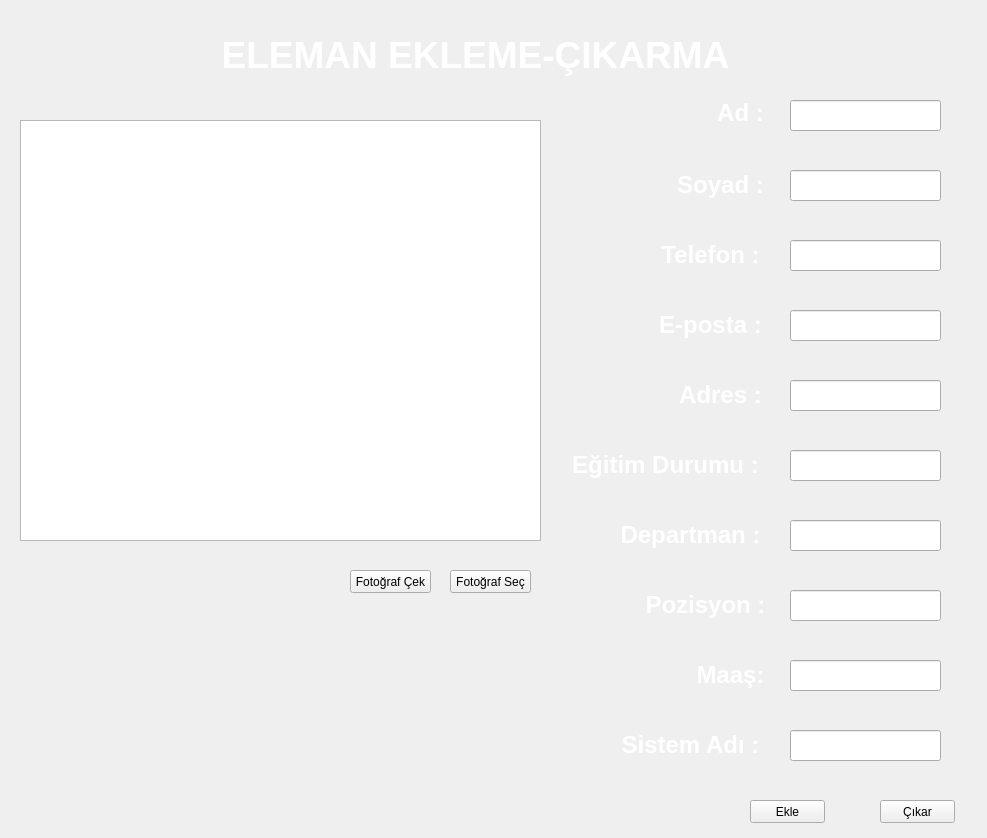
<?xml version="1.0" encoding="UTF-8"?>
<ui version="4.0">
 <class>Form</class>
 <widget class="QWidget" name="Form">
  <property name="geometry">
   <rect>
    <x>0</x>
    <y>0</y>
    <width>987</width>
    <height>838</height>
   </rect>
  </property>
  <property name="windowTitle">
   <string>Form</string>
  </property>
  <widget class="QLabel" name="label">
   <property name="geometry">
    <rect>
     <x>-30</x>
     <y>-50</y>
     <width>1031</width>
     <height>941</height>
    </rect>
   </property>
   <property name="text">
    <string/>
   </property>
   <property name="pixmap">
    <pixmap>Adsız.png</pixmap>
   </property>
   <property name="scaledContents">
    <bool>true</bool>
   </property>
  </widget>
  <widget class="QLabel" name="label_3">
   <property name="geometry">
    <rect>
     <x>160</x>
     <y>20</y>
     <width>631</width>
     <height>71</height>
    </rect>
   </property>
   <property name="text">
    <string>&lt;html&gt;&lt;head/&gt;&lt;body&gt;&lt;p align=&quot;center&quot;&gt;&lt;span style=&quot; font-size:28pt; font-weight:600; color:#ffffff;&quot;&gt;ELEMAN EKLEME-ÇIKARMA&lt;/span&gt;&lt;/p&gt;&lt;/body&gt;&lt;/html&gt;</string>
   </property>
  </widget>
  <widget class="QGraphicsView" name="goruntu">
   <property name="geometry">
    <rect>
     <x>20</x>
     <y>120</y>
     <width>521</width>
     <height>421</height>
    </rect>
   </property>
  </widget>
  <widget class="QPushButton" name="fotografcek">
   <property name="geometry">
    <rect>
     <x>350</x>
     <y>570</y>
     <width>81</width>
     <height>23</height>
    </rect>
   </property>
   <property name="text">
    <string>Fotoğraf Çek</string>
   </property>
  </widget>
  <widget class="QLineEdit" name="ad">
   <property name="geometry">
    <rect>
     <x>790</x>
     <y>100</y>
     <width>151</width>
     <height>31</height>
    </rect>
   </property>
  </widget>
  <widget class="QLineEdit" name="soyad">
   <property name="geometry">
    <rect>
     <x>790</x>
     <y>170</y>
     <width>151</width>
     <height>31</height>
    </rect>
   </property>
  </widget>
  <widget class="QLabel" name="label_2">
   <property name="geometry">
    <rect>
     <x>710</x>
     <y>80</y>
     <width>61</width>
     <height>67</height>
    </rect>
   </property>
   <property name="text">
    <string>&lt;html&gt;&lt;head/&gt;&lt;body&gt;&lt;p align=&quot;center&quot;&gt;&lt;span style=&quot; font-size:18pt; font-weight:600; color:#ffffff;&quot;&gt;Ad :&lt;/span&gt;&lt;/p&gt;&lt;/body&gt;&lt;/html&gt;</string>
   </property>
  </widget>
  <widget class="QLabel" name="label_6">
   <property name="geometry">
    <rect>
     <x>640</x>
     <y>590</y>
     <width>131</width>
     <height>31</height>
    </rect>
   </property>
   <property name="text">
    <string>&lt;html&gt;&lt;head/&gt;&lt;body&gt;&lt;p align=&quot;center&quot;&gt;&lt;span style=&quot; font-size:18pt; font-weight:600; color:#ffffff;&quot;&gt;Pozisyon :&lt;/span&gt;&lt;/p&gt;&lt;/body&gt;&lt;/html&gt;</string>
   </property>
  </widget>
  <widget class="QLabel" name="label_7">
   <property name="geometry">
    <rect>
     <x>690</x>
     <y>650</y>
     <width>81</width>
     <height>51</height>
    </rect>
   </property>
   <property name="text">
    <string>&lt;html&gt;&lt;head/&gt;&lt;body&gt;&lt;p align=&quot;center&quot;&gt;&lt;span style=&quot; font-size:18pt; font-weight:600; color:#ffffff;&quot;&gt;Maaş:&lt;/span&gt;&lt;/p&gt;&lt;/body&gt;&lt;/html&gt;</string>
   </property>
  </widget>
  <widget class="QLabel" name="label_4">
   <property name="geometry">
    <rect>
     <x>670</x>
     <y>150</y>
     <width>101</width>
     <height>71</height>
    </rect>
   </property>
   <property name="text">
    <string>&lt;html&gt;&lt;head/&gt;&lt;body&gt;&lt;p align=&quot;center&quot;&gt;&lt;span style=&quot; font-size:18pt; font-weight:600; color:#ffffff;&quot;&gt;Soyad :&lt;/span&gt;&lt;/p&gt;&lt;/body&gt;&lt;/html&gt;</string>
   </property>
  </widget>
  <widget class="QLabel" name="label_11">
   <property name="geometry">
    <rect>
     <x>600</x>
     <y>510</y>
     <width>181</width>
     <height>51</height>
    </rect>
   </property>
   <property name="text">
    <string>&lt;html&gt;&lt;head/&gt;&lt;body&gt;&lt;p align=&quot;center&quot;&gt;&lt;span style=&quot; font-size:18pt; font-weight:600; color:#ffffff;&quot;&gt;Departman :&lt;/span&gt;&lt;/p&gt;&lt;/body&gt;&lt;/html&gt;</string>
   </property>
  </widget>
  <widget class="QLineEdit" name="departman">
   <property name="geometry">
    <rect>
     <x>790</x>
     <y>520</y>
     <width>151</width>
     <height>31</height>
    </rect>
   </property>
  </widget>
  <widget class="QLineEdit" name="maas">
   <property name="geometry">
    <rect>
     <x>790</x>
     <y>660</y>
     <width>151</width>
     <height>31</height>
    </rect>
   </property>
  </widget>
  <widget class="QLineEdit" name="pozisyon">
   <property name="geometry">
    <rect>
     <x>790</x>
     <y>590</y>
     <width>151</width>
     <height>31</height>
    </rect>
   </property>
  </widget>
  <widget class="QPushButton" name="ekle">
   <property name="geometry">
    <rect>
     <x>750</x>
     <y>800</y>
     <width>75</width>
     <height>23</height>
    </rect>
   </property>
   <property name="text">
    <string>Ekle</string>
   </property>
  </widget>
  <widget class="QLineEdit" name="ad_2">
   <property name="geometry">
    <rect>
     <x>1280</x>
     <y>830</y>
     <width>151</width>
     <height>31</height>
    </rect>
   </property>
  </widget>
  <widget class="QLineEdit" name="soyad_2">
   <property name="geometry">
    <rect>
     <x>1280</x>
     <y>900</y>
     <width>151</width>
     <height>31</height>
    </rect>
   </property>
  </widget>
  <widget class="QLineEdit" name="geciktigisure_2">
   <property name="geometry">
    <rect>
     <x>1280</x>
     <y>1410</y>
     <width>151</width>
     <height>31</height>
    </rect>
   </property>
  </widget>
  <widget class="QLabel" name="label_12">
   <property name="geometry">
    <rect>
     <x>1000</x>
     <y>1400</y>
     <width>311</width>
     <height>51</height>
    </rect>
   </property>
   <property name="text">
    <string>&lt;html&gt;&lt;head/&gt;&lt;body&gt;&lt;p align=&quot;center&quot;&gt;&lt;span style=&quot; font-size:18pt; font-weight:600; color:#ffffff;&quot;&gt;Geciktiği Süre :&lt;/span&gt;&lt;/p&gt;&lt;/body&gt;&lt;/html&gt;</string>
   </property>
  </widget>
  <widget class="QLabel" name="label_13">
   <property name="geometry">
    <rect>
     <x>1060</x>
     <y>810</y>
     <width>337</width>
     <height>67</height>
    </rect>
   </property>
   <property name="text">
    <string>&lt;html&gt;&lt;head/&gt;&lt;body&gt;&lt;p align=&quot;center&quot;&gt;&lt;span style=&quot; font-size:18pt; font-weight:600; color:#ffffff;&quot;&gt;Ad :&lt;/span&gt;&lt;/p&gt;&lt;/body&gt;&lt;/html&gt;</string>
   </property>
  </widget>
  <widget class="QLabel" name="label_14">
   <property name="geometry">
    <rect>
     <x>1020</x>
     <y>1040</y>
     <width>337</width>
     <height>31</height>
    </rect>
   </property>
   <property name="text">
    <string>&lt;html&gt;&lt;head/&gt;&lt;body&gt;&lt;p align=&quot;center&quot;&gt;&lt;span style=&quot; font-size:18pt; font-weight:600; color:#ffffff;&quot;&gt;Pozisyon :&lt;/span&gt;&lt;/p&gt;&lt;/body&gt;&lt;/html&gt;</string>
   </property>
  </widget>
  <widget class="QLabel" name="label_15">
   <property name="geometry">
    <rect>
     <x>1010</x>
     <y>1100</y>
     <width>337</width>
     <height>51</height>
    </rect>
   </property>
   <property name="text">
    <string>&lt;html&gt;&lt;head/&gt;&lt;body&gt;&lt;p align=&quot;center&quot;&gt;&lt;span style=&quot; font-size:18pt; font-weight:600; color:#ffffff;&quot;&gt;Giriş Saati :&lt;/span&gt;&lt;/p&gt;&lt;/body&gt;&lt;/html&gt;</string>
   </property>
  </widget>
  <widget class="QLabel" name="label_16">
   <property name="geometry">
    <rect>
     <x>950</x>
     <y>1240</y>
     <width>337</width>
     <height>51</height>
    </rect>
   </property>
   <property name="text">
    <string>&lt;html&gt;&lt;head/&gt;&lt;body&gt;&lt;p align=&quot;center&quot;&gt;&lt;span style=&quot; font-size:18pt; font-weight:600; color:#ffffff;&quot;&gt;Kullandığı İzin Günü :&lt;/span&gt;&lt;/p&gt;&lt;/body&gt;&lt;/html&gt;</string>
   </property>
  </widget>
  <widget class="QLineEdit" name="cikissaati_2">
   <property name="geometry">
    <rect>
     <x>1280</x>
     <y>1180</y>
     <width>151</width>
     <height>31</height>
    </rect>
   </property>
  </widget>
  <widget class="QLabel" name="label_17">
   <property name="geometry">
    <rect>
     <x>1040</x>
     <y>880</y>
     <width>337</width>
     <height>71</height>
    </rect>
   </property>
   <property name="text">
    <string>&lt;html&gt;&lt;head/&gt;&lt;body&gt;&lt;p align=&quot;center&quot;&gt;&lt;span style=&quot; font-size:18pt; font-weight:600; color:#ffffff;&quot;&gt;Soyad :&lt;/span&gt;&lt;/p&gt;&lt;/body&gt;&lt;/html&gt;</string>
   </property>
  </widget>
  <widget class="QLabel" name="label_18">
   <property name="geometry">
    <rect>
     <x>1010</x>
     <y>960</y>
     <width>337</width>
     <height>51</height>
    </rect>
   </property>
   <property name="text">
    <string>&lt;html&gt;&lt;head/&gt;&lt;body&gt;&lt;p align=&quot;center&quot;&gt;&lt;span style=&quot; font-size:18pt; font-weight:600; color:#ffffff;&quot;&gt;Departman :&lt;/span&gt;&lt;/p&gt;&lt;/body&gt;&lt;/html&gt;</string>
   </property>
  </widget>
  <widget class="QLineEdit" name="departman_2">
   <property name="geometry">
    <rect>
     <x>1280</x>
     <y>970</y>
     <width>151</width>
     <height>31</height>
    </rect>
   </property>
  </widget>
  <widget class="QLabel" name="label_19">
   <property name="geometry">
    <rect>
     <x>910</x>
     <y>1320</y>
     <width>337</width>
     <height>51</height>
    </rect>
   </property>
   <property name="text">
    <string>&lt;html&gt;&lt;head/&gt;&lt;body&gt;&lt;p align=&quot;center&quot;&gt;&lt;span style=&quot; font-size:18pt; font-weight:600; color:#ffffff;&quot;&gt;Performans Değerlendirme :&lt;/span&gt;&lt;/p&gt;&lt;/body&gt;&lt;/html&gt;</string>
   </property>
  </widget>
  <widget class="QLineEdit" name="izingunu_2">
   <property name="geometry">
    <rect>
     <x>1280</x>
     <y>1250</y>
     <width>151</width>
     <height>31</height>
    </rect>
   </property>
  </widget>
  <widget class="QLineEdit" name="girissaati_2">
   <property name="geometry">
    <rect>
     <x>1280</x>
     <y>1110</y>
     <width>151</width>
     <height>31</height>
    </rect>
   </property>
  </widget>
  <widget class="QLabel" name="label_20">
   <property name="geometry">
    <rect>
     <x>1010</x>
     <y>1170</y>
     <width>337</width>
     <height>51</height>
    </rect>
   </property>
   <property name="text">
    <string>&lt;html&gt;&lt;head/&gt;&lt;body&gt;&lt;p align=&quot;center&quot;&gt;&lt;span style=&quot; font-size:18pt; font-weight:600; color:#ffffff;&quot;&gt;Çıkış Saati :&lt;/span&gt;&lt;/p&gt;&lt;/body&gt;&lt;/html&gt;</string>
   </property>
  </widget>
  <widget class="QLineEdit" name="pozisyon_2">
   <property name="geometry">
    <rect>
     <x>1280</x>
     <y>1040</y>
     <width>151</width>
     <height>31</height>
    </rect>
   </property>
  </widget>
  <widget class="QLineEdit" name="degerlendirme_2">
   <property name="geometry">
    <rect>
     <x>1280</x>
     <y>1330</y>
     <width>151</width>
     <height>31</height>
    </rect>
   </property>
  </widget>
  <widget class="QLineEdit" name="ad_3">
   <property name="geometry">
    <rect>
     <x>1290</x>
     <y>810</y>
     <width>151</width>
     <height>31</height>
    </rect>
   </property>
  </widget>
  <widget class="QLineEdit" name="soyad_3">
   <property name="geometry">
    <rect>
     <x>1290</x>
     <y>880</y>
     <width>151</width>
     <height>31</height>
    </rect>
   </property>
  </widget>
  <widget class="QLineEdit" name="geciktigisure_3">
   <property name="geometry">
    <rect>
     <x>1290</x>
     <y>1390</y>
     <width>151</width>
     <height>31</height>
    </rect>
   </property>
  </widget>
  <widget class="QLabel" name="label_21">
   <property name="geometry">
    <rect>
     <x>1010</x>
     <y>1380</y>
     <width>311</width>
     <height>51</height>
    </rect>
   </property>
   <property name="text">
    <string>&lt;html&gt;&lt;head/&gt;&lt;body&gt;&lt;p align=&quot;center&quot;&gt;&lt;span style=&quot; font-size:18pt; font-weight:600; color:#ffffff;&quot;&gt;Geciktiği Süre :&lt;/span&gt;&lt;/p&gt;&lt;/body&gt;&lt;/html&gt;</string>
   </property>
  </widget>
  <widget class="QLabel" name="label_22">
   <property name="geometry">
    <rect>
     <x>1070</x>
     <y>790</y>
     <width>337</width>
     <height>67</height>
    </rect>
   </property>
   <property name="text">
    <string>&lt;html&gt;&lt;head/&gt;&lt;body&gt;&lt;p align=&quot;center&quot;&gt;&lt;span style=&quot; font-size:18pt; font-weight:600; color:#ffffff;&quot;&gt;Ad :&lt;/span&gt;&lt;/p&gt;&lt;/body&gt;&lt;/html&gt;</string>
   </property>
  </widget>
  <widget class="QLabel" name="label_23">
   <property name="geometry">
    <rect>
     <x>1030</x>
     <y>1020</y>
     <width>337</width>
     <height>31</height>
    </rect>
   </property>
   <property name="text">
    <string>&lt;html&gt;&lt;head/&gt;&lt;body&gt;&lt;p align=&quot;center&quot;&gt;&lt;span style=&quot; font-size:18pt; font-weight:600; color:#ffffff;&quot;&gt;Pozisyon :&lt;/span&gt;&lt;/p&gt;&lt;/body&gt;&lt;/html&gt;</string>
   </property>
  </widget>
  <widget class="QLabel" name="label_24">
   <property name="geometry">
    <rect>
     <x>1020</x>
     <y>1080</y>
     <width>337</width>
     <height>51</height>
    </rect>
   </property>
   <property name="text">
    <string>&lt;html&gt;&lt;head/&gt;&lt;body&gt;&lt;p align=&quot;center&quot;&gt;&lt;span style=&quot; font-size:18pt; font-weight:600; color:#ffffff;&quot;&gt;Giriş Saati :&lt;/span&gt;&lt;/p&gt;&lt;/body&gt;&lt;/html&gt;</string>
   </property>
  </widget>
  <widget class="QLabel" name="label_25">
   <property name="geometry">
    <rect>
     <x>960</x>
     <y>1220</y>
     <width>337</width>
     <height>51</height>
    </rect>
   </property>
   <property name="text">
    <string>&lt;html&gt;&lt;head/&gt;&lt;body&gt;&lt;p align=&quot;center&quot;&gt;&lt;span style=&quot; font-size:18pt; font-weight:600; color:#ffffff;&quot;&gt;Kullandığı İzin Günü :&lt;/span&gt;&lt;/p&gt;&lt;/body&gt;&lt;/html&gt;</string>
   </property>
  </widget>
  <widget class="QLineEdit" name="cikissaati_3">
   <property name="geometry">
    <rect>
     <x>1290</x>
     <y>1160</y>
     <width>151</width>
     <height>31</height>
    </rect>
   </property>
  </widget>
  <widget class="QLabel" name="label_26">
   <property name="geometry">
    <rect>
     <x>1050</x>
     <y>860</y>
     <width>337</width>
     <height>71</height>
    </rect>
   </property>
   <property name="text">
    <string>&lt;html&gt;&lt;head/&gt;&lt;body&gt;&lt;p align=&quot;center&quot;&gt;&lt;span style=&quot; font-size:18pt; font-weight:600; color:#ffffff;&quot;&gt;Soyad :&lt;/span&gt;&lt;/p&gt;&lt;/body&gt;&lt;/html&gt;</string>
   </property>
  </widget>
  <widget class="QLabel" name="label_27">
   <property name="geometry">
    <rect>
     <x>1020</x>
     <y>940</y>
     <width>337</width>
     <height>51</height>
    </rect>
   </property>
   <property name="text">
    <string>&lt;html&gt;&lt;head/&gt;&lt;body&gt;&lt;p align=&quot;center&quot;&gt;&lt;span style=&quot; font-size:18pt; font-weight:600; color:#ffffff;&quot;&gt;Departman :&lt;/span&gt;&lt;/p&gt;&lt;/body&gt;&lt;/html&gt;</string>
   </property>
  </widget>
  <widget class="QLineEdit" name="departman_3">
   <property name="geometry">
    <rect>
     <x>1290</x>
     <y>950</y>
     <width>151</width>
     <height>31</height>
    </rect>
   </property>
  </widget>
  <widget class="QLabel" name="label_28">
   <property name="geometry">
    <rect>
     <x>920</x>
     <y>1300</y>
     <width>337</width>
     <height>51</height>
    </rect>
   </property>
   <property name="text">
    <string>&lt;html&gt;&lt;head/&gt;&lt;body&gt;&lt;p align=&quot;center&quot;&gt;&lt;span style=&quot; font-size:18pt; font-weight:600; color:#ffffff;&quot;&gt;Performans Değerlendirme :&lt;/span&gt;&lt;/p&gt;&lt;/body&gt;&lt;/html&gt;</string>
   </property>
  </widget>
  <widget class="QLineEdit" name="izingunu_3">
   <property name="geometry">
    <rect>
     <x>1290</x>
     <y>1230</y>
     <width>151</width>
     <height>31</height>
    </rect>
   </property>
  </widget>
  <widget class="QLineEdit" name="girissaati_3">
   <property name="geometry">
    <rect>
     <x>1290</x>
     <y>1090</y>
     <width>151</width>
     <height>31</height>
    </rect>
   </property>
  </widget>
  <widget class="QLabel" name="label_29">
   <property name="geometry">
    <rect>
     <x>1020</x>
     <y>1150</y>
     <width>337</width>
     <height>51</height>
    </rect>
   </property>
   <property name="text">
    <string>&lt;html&gt;&lt;head/&gt;&lt;body&gt;&lt;p align=&quot;center&quot;&gt;&lt;span style=&quot; font-size:18pt; font-weight:600; color:#ffffff;&quot;&gt;Çıkış Saati :&lt;/span&gt;&lt;/p&gt;&lt;/body&gt;&lt;/html&gt;</string>
   </property>
  </widget>
  <widget class="QLineEdit" name="pozisyon_3">
   <property name="geometry">
    <rect>
     <x>1290</x>
     <y>1020</y>
     <width>151</width>
     <height>31</height>
    </rect>
   </property>
  </widget>
  <widget class="QLineEdit" name="degerlendirme_3">
   <property name="geometry">
    <rect>
     <x>1290</x>
     <y>1310</y>
     <width>151</width>
     <height>31</height>
    </rect>
   </property>
  </widget>
  <widget class="QPushButton" name="cikar">
   <property name="geometry">
    <rect>
     <x>880</x>
     <y>800</y>
     <width>75</width>
     <height>23</height>
    </rect>
   </property>
   <property name="text">
    <string>Çıkar</string>
   </property>
  </widget>
  <widget class="QLabel" name="label_30">
   <property name="geometry">
    <rect>
     <x>650</x>
     <y>230</y>
     <width>121</width>
     <height>51</height>
    </rect>
   </property>
   <property name="text">
    <string>&lt;html&gt;&lt;head/&gt;&lt;body&gt;&lt;p align=&quot;center&quot;&gt;&lt;span style=&quot; font-size:18pt; font-weight:600; color:#ffffff;&quot;&gt;Telefon :&lt;/span&gt;&lt;/p&gt;&lt;/body&gt;&lt;/html&gt;</string>
   </property>
  </widget>
  <widget class="QLineEdit" name="telefon">
   <property name="geometry">
    <rect>
     <x>790</x>
     <y>240</y>
     <width>151</width>
     <height>31</height>
    </rect>
   </property>
  </widget>
  <widget class="QLabel" name="label_31">
   <property name="geometry">
    <rect>
     <x>650</x>
     <y>300</y>
     <width>121</width>
     <height>51</height>
    </rect>
   </property>
   <property name="text">
    <string>&lt;html&gt;&lt;head/&gt;&lt;body&gt;&lt;p align=&quot;center&quot;&gt;&lt;span style=&quot; font-size:18pt; font-weight:600; color:#ffffff;&quot;&gt;E-posta :&lt;/span&gt;&lt;/p&gt;&lt;/body&gt;&lt;/html&gt;</string>
   </property>
  </widget>
  <widget class="QLineEdit" name="eposta">
   <property name="geometry">
    <rect>
     <x>790</x>
     <y>310</y>
     <width>151</width>
     <height>31</height>
    </rect>
   </property>
  </widget>
  <widget class="QLabel" name="label_32">
   <property name="geometry">
    <rect>
     <x>660</x>
     <y>370</y>
     <width>121</width>
     <height>51</height>
    </rect>
   </property>
   <property name="text">
    <string>&lt;html&gt;&lt;head/&gt;&lt;body&gt;&lt;p align=&quot;center&quot;&gt;&lt;span style=&quot; font-size:18pt; font-weight:600; color:#ffffff;&quot;&gt;Adres :&lt;/span&gt;&lt;/p&gt;&lt;/body&gt;&lt;/html&gt;</string>
   </property>
  </widget>
  <widget class="QLineEdit" name="adres">
   <property name="geometry">
    <rect>
     <x>790</x>
     <y>380</y>
     <width>151</width>
     <height>31</height>
    </rect>
   </property>
  </widget>
  <widget class="QLabel" name="label_33">
   <property name="geometry">
    <rect>
     <x>550</x>
     <y>440</y>
     <width>231</width>
     <height>51</height>
    </rect>
   </property>
   <property name="text">
    <string>&lt;html&gt;&lt;head/&gt;&lt;body&gt;&lt;p align=&quot;center&quot;&gt;&lt;span style=&quot; font-size:18pt; font-weight:600; color:#ffffff;&quot;&gt;Eğitim Durumu :&lt;/span&gt;&lt;/p&gt;&lt;/body&gt;&lt;/html&gt;</string>
   </property>
  </widget>
  <widget class="QLineEdit" name="egitimdurumu">
   <property name="geometry">
    <rect>
     <x>790</x>
     <y>450</y>
     <width>151</width>
     <height>31</height>
    </rect>
   </property>
  </widget>
  <widget class="QPushButton" name="fotografsec">
   <property name="geometry">
    <rect>
     <x>450</x>
     <y>570</y>
     <width>81</width>
     <height>23</height>
    </rect>
   </property>
   <property name="text">
    <string>Fotoğraf Seç</string>
   </property>
  </widget>
  <widget class="QLineEdit" name="sistemadi">
   <property name="geometry">
    <rect>
     <x>790</x>
     <y>730</y>
     <width>151</width>
     <height>31</height>
    </rect>
   </property>
  </widget>
  <widget class="QLabel" name="label_8">
   <property name="geometry">
    <rect>
     <x>620</x>
     <y>710</y>
     <width>141</width>
     <height>71</height>
    </rect>
   </property>
   <property name="text">
    <string>&lt;html&gt;&lt;head/&gt;&lt;body&gt;&lt;p align=&quot;center&quot;&gt;&lt;span style=&quot; font-size:18pt; font-weight:600; color:#ffffff;&quot;&gt;Sistem Adı :&lt;/span&gt;&lt;/p&gt;&lt;/body&gt;&lt;/html&gt;</string>
   </property>
  </widget>
 </widget>
 <resources/>
 <connections/>
</ui>
